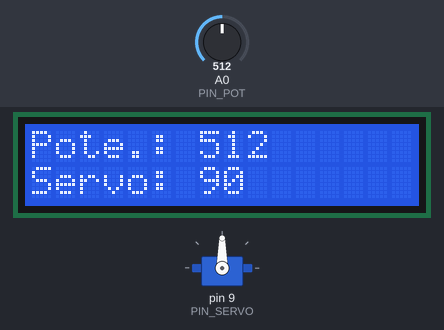
A sketch run on a simulated Arduino Uno, built with avr-gcc and run on an emulated ATmega328P. On the bench: servo, 16×2 character LCD. The test bench sets the inputs (shaded band); at power-on: A0 (PIN_POT) = 512. What the sketch prints to the serial monitor is not drawn.

Above: at 2.0 s.
2.1 s: A0 (PIN_POT) set to 561
At 2.34 s:
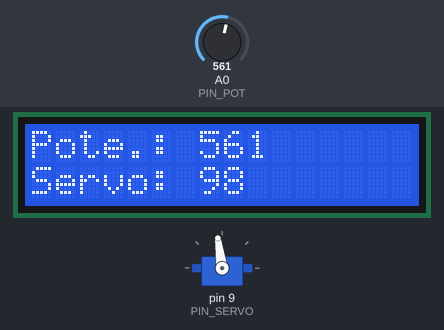
4.6 s: A0 (PIN_POT) set to 589
At 4.93 s:
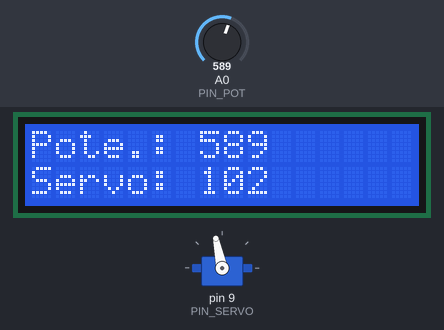
6.9 s: A0 (PIN_POT) set to 716
At 7.2 s:
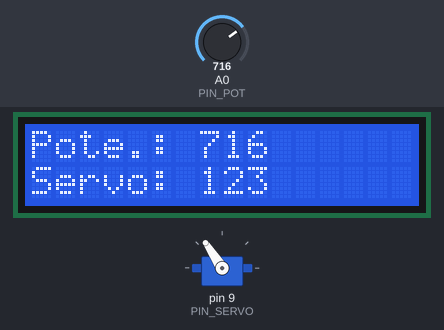
9.1 s: A0 (PIN_POT) set to 900
At 9.47 s:
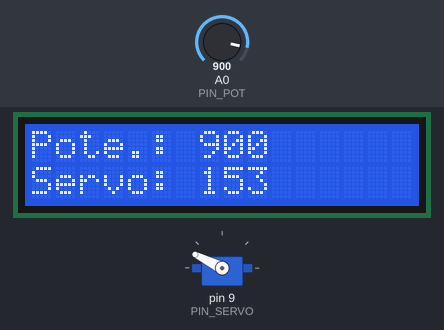
11.4 s: A0 (PIN_POT) set to 1010
At 11.73 s:
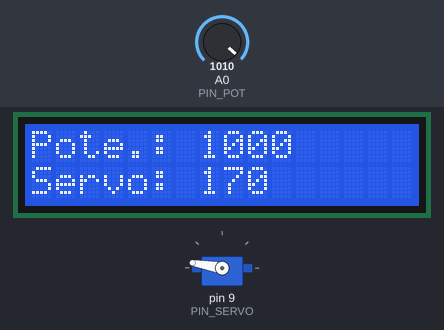
13.7 s: A0 (PIN_POT) set to 306
At 14.01 s:
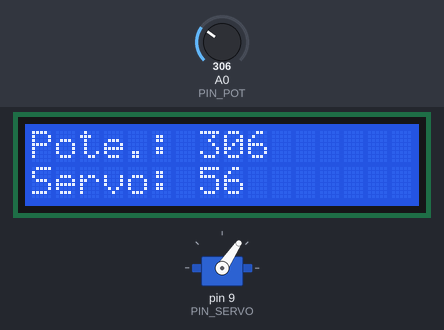
Timing chart, 0 to 16.7 s (numbered marks = the images above; inputs shaded):
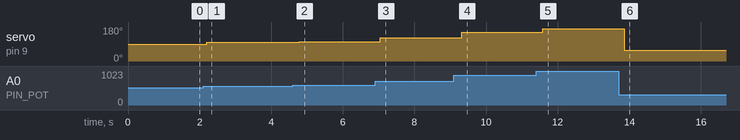

The sketch:

Ejercicio05-Mover_servo.ino
```cpp
/*
   Ejercicio05 - Mover servo
*/

//Librerías pantalla LCD
#include <Wire.h>
#include <LiquidCrystal_I2C.h>

//Librería Servo
#include <Servo.h>

//PINES
#define PIN_SERVO 9
#define PIN_POT A0

//Objeto servo
Servo miservo;

//Objeto pantalla
LiquidCrystal_I2C lcd(0x27, 16, 2); // set the LCD address to 0x27 for a 16 chars and 2 line display

// variables
long pot;
long pos_servo;

void setup() {
  //Inicializo puerto serie
  Serial.begin(9600);

  //Inicializo Servo
  Serial.println(F("Inicializando servo..."));
  miservo.attach(PIN_SERVO);

  //Inicializo pantalla
  Serial.println(F("Inicializando pantalla..."));
  lcd.init();
  lcd.backlight();
  lcd.setCursor(0, 0);
  lcd.print("Inicializando...");
  delay(800);
  lcd.clear();
}

void loop() {
  pot = analogRead(PIN_POT);
  if (pot>1000) pot = 1000;
  if (pot<20) pot = 20;
  pos_servo=10+((pot-20)*160/980);
  Serial.print("Potenciometro: " + String(pot));
  Serial.println(" Servo: " + String(pos_servo));
  lcd.setCursor(0, 0); lcd.print("Pote.: "); lcd.print(pot);
  lcd.setCursor(0, 1); lcd.print("Servo: "); lcd.print(pos_servo);
  miservo.write(pos_servo);
  delay(300);
  lcd.clear();
}
```

Measured:
- after the input at 2.1 s, servo on pin 9 (PIN_SERVO): 90° → 98° after 0.10 s; the display: first differs from a run without the input after 0.10 s (image 1)
- after the input at 4.6 s, servo on pin 9 (PIN_SERVO): 98° → 102° after 0.18 s; the display: first differs from a run without the input after 0.18 s (image 2)
- after the input at 6.9 s, servo on pin 9 (PIN_SERVO): 102° → 123° after 0.15 s; the display: first differs from a run without the input after 0.15 s (image 3)
- after the input at 9.1 s, servo on pin 9 (PIN_SERVO): 123° → 153° after 0.22 s; the display: first differs from a run without the input after 0.22 s (image 4)
- after the input at 11.4 s, servo on pin 9 (PIN_SERVO): 153° → 170° after 0.19 s; the display: first differs from a run without the input after 0.19 s (image 5)
- after the input at 13.7 s, servo on pin 9 (PIN_SERVO): 170° → 56° after 0.16 s; the display: first differs from a run without the input after 0.16 s (image 6)
